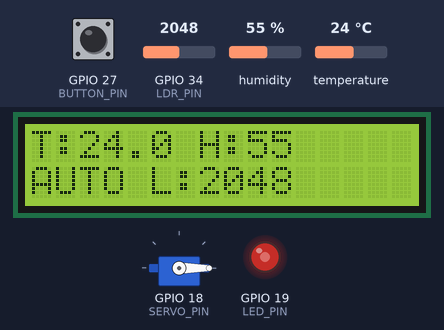
This sketch was run on a simulated ESP32. Parts: 16×2 character LCD, servo, output pins drawn as LEDs (lit = HIGH). The test bench sets the inputs (shaded band); at power-on: GPIO 27 (BUTTON_PIN) HIGH, humidity 55 %, GPIO 34 (LDR_PIN) = 2048, temperature 24 °C. What the sketch prints to the serial monitor is not drawn.

Above: at 2.7 s.
2.8 s: GPIO 27 (BUTTON_PIN) pulled LOW for 0.15 s
At 4.8 s:
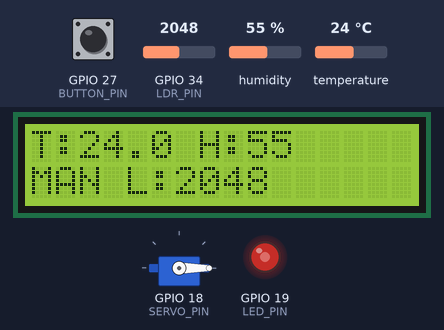
5.1 s: humidity set to 22 %
At 7.2 s:
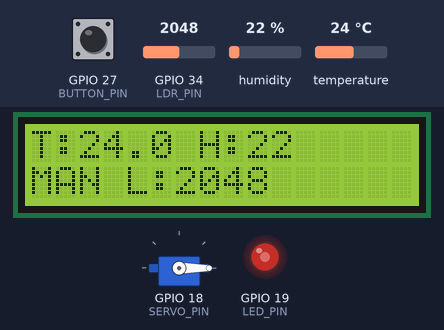
8.1 s: GPIO 34 (LDR_PIN) set to 2866
At 9.8 s:
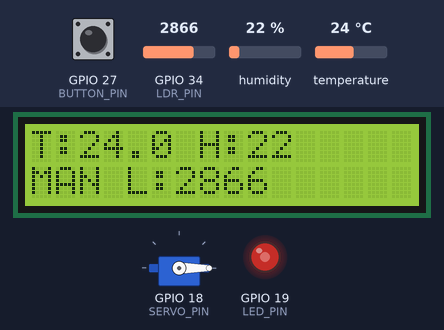
10.1 s: temperature set to 12 °C
At 13.1 s:
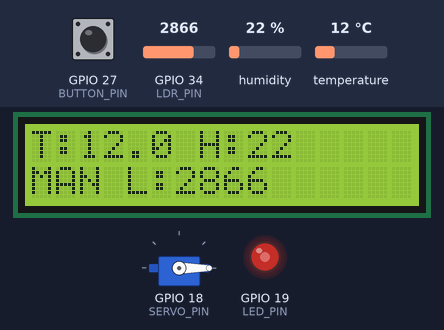
14.1 s: GPIO 27 (BUTTON_PIN) pulled LOW for 1 s
At 15.9 s:
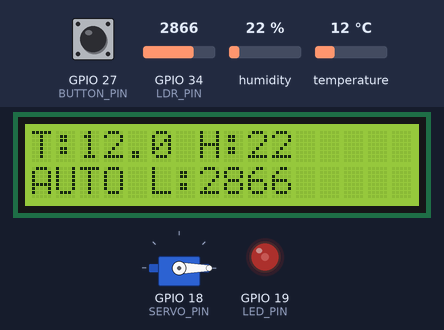
16.6 s: GPIO 34 (LDR_PIN) set to 3603
At 18.1 s:
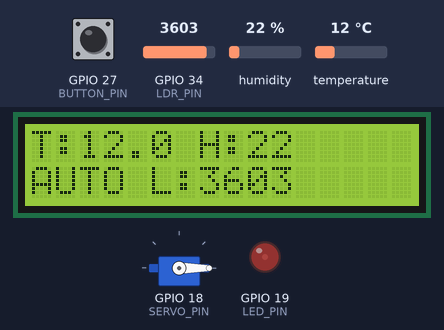
Timing chart, 0 to 19.6 s (numbered marks = the images above; inputs shaded):
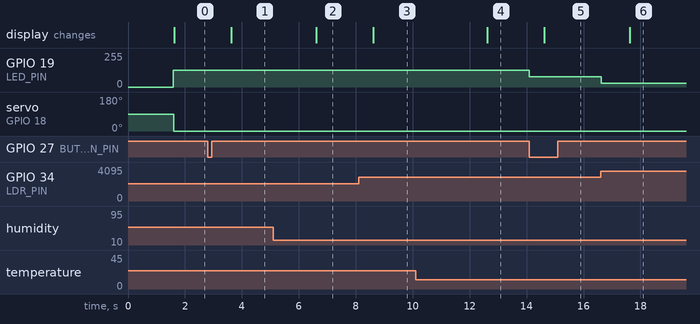

The sketch:

sketch.ino
```cpp
#include <Wire.h>
#include <LiquidCrystal_I2C.h>
#include <DHT.h>
#include <ESP32Servo.h>

#define DHTPIN 4
#define DHTTYPE DHT22
#define LDR_PIN 34
#define SERVO_PIN 18
#define LED_PIN 19
#define BUTTON_PIN 27

LiquidCrystal_I2C lcd(0x27, 16, 2);
DHT dht(DHTPIN, DHTTYPE);
Servo windowServo;

volatile bool buttonPressed = false;
bool autoMode = true;

unsigned long previousMillis = 0;
const unsigned long displayInterval = 1000;

void IRAM_ATTR buttonISR() {
  buttonPressed = true;
}

void setup() {
  Serial.begin(115200);

  lcd.init();
  lcd.backlight();

  dht.begin();
  windowServo.attach(SERVO_PIN);

  pinMode(LED_PIN, OUTPUT);
  pinMode(BUTTON_PIN, INPUT_PULLUP);

  attachInterrupt(
    digitalPinToInterrupt(BUTTON_PIN),
    buttonISR,
    FALLING
  );

  lcd.clear();
  lcd.setCursor(0, 0);
  lcd.print("Smart Room");
  lcd.setCursor(0, 1);
  lcd.print("Starting...");
  delay(1500);

  lcd.clear();
}

void loop() {

  // Toggle AUTO/MANUAL mode
  if (buttonPressed) {
    static unsigned long lastPress = 0;

    if (millis() - lastPress > 300) {
      autoMode = !autoMode;
      lastPress = millis();
    }

    buttonPressed = false;
  }

  float temp = dht.readTemperature();
  float hum = dht.readHumidity();
  int light = analogRead(LDR_PIN);

  if (isnan(temp) || isnan(hum)) {
    lcd.clear();
    lcd.setCursor(0, 0);
    lcd.print("DHT ERROR");
    delay(1000);
    return;
  }

  if (autoMode) {

    // Servo Control
    if (temp < 25) {
      windowServo.write(0);
    }
    else if (temp < 30) {
      windowServo.write(90);
    }
    else {
      windowServo.write(180);
    }

    // LED Control
    int brightness = map(light, 4095, 0, 0, 255);
    brightness = constrain(brightness, 0, 255);

    analogWrite(LED_PIN, brightness);
  }

  // LCD Update every second
  if (millis() - previousMillis >= displayInterval) {

    previousMillis = millis();

    lcd.clear();

    lcd.setCursor(0, 0);
    lcd.print("T:");
    lcd.print(temp, 1);
    lcd.print(" H:");
    lcd.print((int)hum);

    lcd.setCursor(0, 1);

    if (autoMode)
      lcd.print("AUTO ");
    else
      lcd.print("MAN ");

    lcd.print("L:");
    lcd.print(light);

    Serial.print("Temp: ");
    Serial.print(temp);

    Serial.print(" Hum: ");
    Serial.print(hum);

    Serial.print(" Light: ");
    Serial.print(light);

    Serial.print(" Mode: ");

    if (autoMode)
      Serial.println("AUTO");
    else
      Serial.println("MANUAL");
  }
}
```

Measured:
- after the input at 2.8 s, the display: changes after 0.82 s (image 1)
- after the input at 5.1 s, the display: changes after 1.5 s (image 2)
- after the input at 8.1 s, the display: changes after 0.52 s (image 3)
- after the input at 10.1 s, the display: changes after 2.5 s (image 4)
- after the input at 14.1 s, GPIO 19 (LED_PIN): 127/255 → 76/255 at once; the display: changes after 0.52 s (image 5)
- after the input at 16.6 s, GPIO 19 (LED_PIN): 76/255 → 30/255 at once; the display: changes after 1.0 s (image 6)
